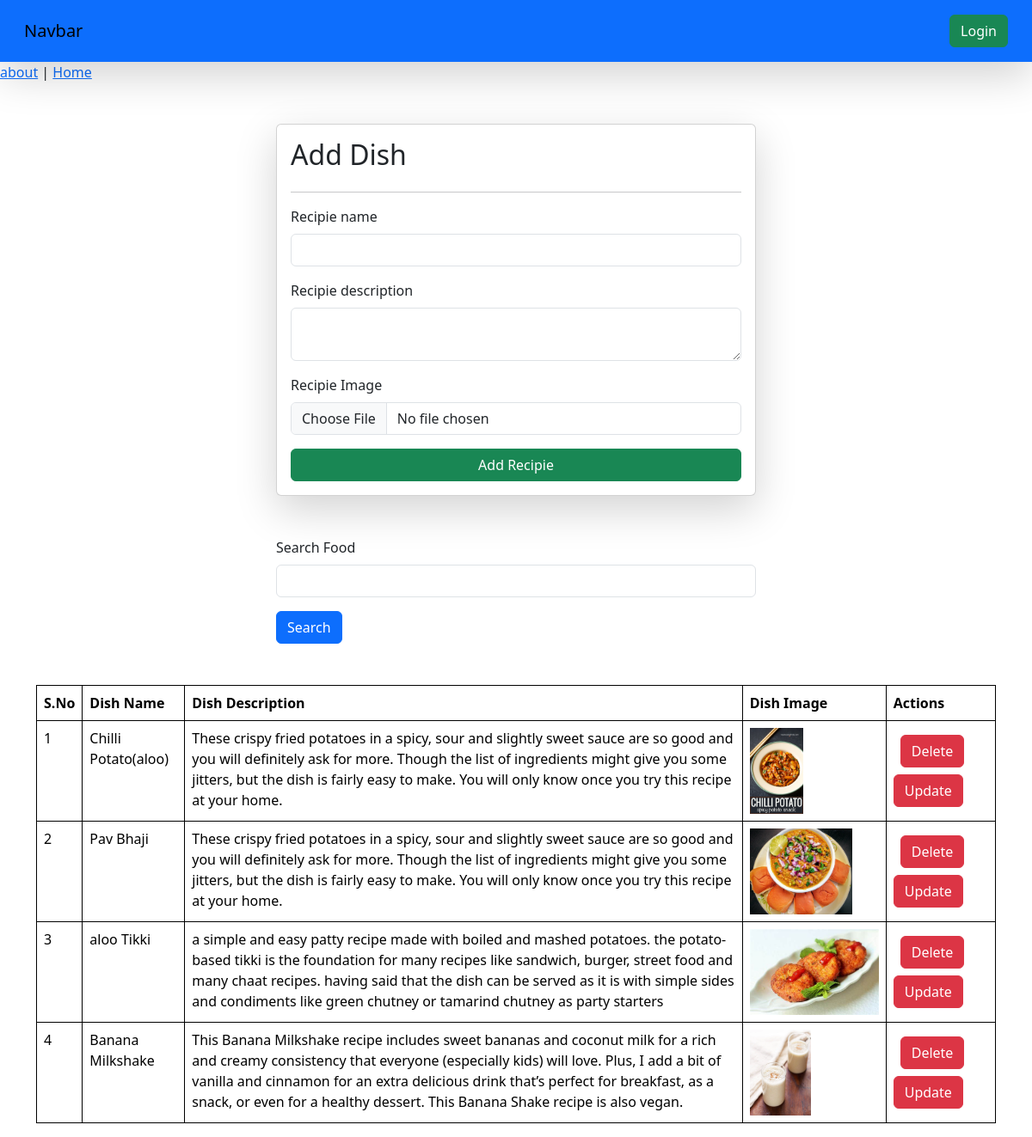
Screenshot of /dishes/ with the database file from the repository.
### dishes/models.py (models this page shows, shortened)
class Dishes(models.Model):
    dish_name=models.CharField(max_length=100)
    dish_desc=models.TextField()
    dish_image=models.ImageField(upload_to='recipie')

### dishes/views.py (the view)
# urls.py: path('',recipie , name="recipie"),
def recipie(request):
    if request.method=='POST' :
        dish_image=request.FILES.get('dish_image')
        dish_name=request.POST.get('dish_name')
        dish_desc=request.POST.get('dish_desc')
        Dishes.objects.create(dish_name=dish_name,dish_desc=dish_desc,dish_image=dish_image)
        return redirect('/dishes/')
    Queryset=Dishes.objects.all()
    if request.GET.get('Search'):
        Queryset=Queryset.filter(dish_name__icontains=request.GET.get('Search'))
    return render(request,'recipies.html',context={'dish':Queryset})

### dishes/templates/recipies.html (shortened to what this page needs)
{% extends "base.html" %}
{% block start %}
<a href="/about/">about</a> |
<a href=" /">Home</a>
<div class="container mt-5">
<form class="col-6 mx-auto card p-3 shadow-lg" method="POST" enctype="multipart/form-data">
  <h2> Add Dish</h2>
  <hr>
    <div class="mb-3">
      <label for="exampleInputEmail1" class="form-label">Recipie name</label>
      <input type="text" class="form-control"  name="dish_name" required type="text">
    </div>
    <div class="mb-3">
      <label for="exampleInputPassword1" class="form-label">Recipie description</label>
      <textarea class="form-control"  name="dish_desc" required></textarea>
    </div>
    <div class="mb-3" >
      <label for="exampleInputPassword1" class="form-label">Recipie Image</label>
      <input type="file" class="form-control" name="dish_image">
    </div>
    <button type="submit" class="btn btn-success">Add Recipie</button>
  </form>
  <div class="mt-5">
    <div class="mx-auto col-6">
      <form>
      <div class="mb-3">
      <label for="exampleInputEmail1" class="form-label">Search Food</label>
      <input type="text" class="form-control"  name="Search">
    </div>
    <button type="submit" class="btn btn-primary">Search</button>
  </form>
  </div>
</div>
  {% if dish %}
  <table class="table mt-5">
    <thead>
      <tr>
        <th scope="col">S.No</th>
        <th scope="col">Dish Name</th>
        <th scope="col">Dish Description</th>
        <th scope="col">Dish Image</th>
        <th scope="col">Actions</th>
      </tr>
    </thead>
    <tbody>
      {%for dishes in dish%}
      <tr>
        <td scope="row">{{ forloop.counter}}</td>
        <td>{{dishes.dish_name}}</td>
        <td>{{dishes.dish_desc}}</td>
        <td><img src='/media/{{dishes.dish_image}}' style="height: 100px"></td>
        <td><a href="{% url 'Delete_dish' dishes.id %}" class="btn btn-danger m-2">Delete</a>
            <a href="{% url 'update_dish' dishes.id %}" class="btn btn-danger">Update</a></td>
      </tr>
      {% endfor %}
    </tbody>
  </table>
 {% endif %}
</div>
{% endblock %}

### home/templates/base.html (shortened to what this page needs)
<!DOCTYPE html>
<html>
<head>
    <link href="https://cdn.jsdelivr.net/npm/bootstrap@5.3.3/dist/css/bootstrap.min.css" rel="stylesheet">
</head>
<body>
    <nav class="navbar dark p-3 bg-primary shadow-lg">
        <div class="container-fluid">
            <a class="navbar-brand">Navbar</a>
          <form class="d-flex" role="search">
            {% if request.user.is_authenticated %}
                <a href="/logout/" class="btn btn-success" type="submit">Logout</a>
            {% else %}
                <a href="/login/" class="btn btn-success" type="submit">Login</a>
            {% endif %}
          </form>
        </div>
      </nav>
 {% block start %}
 {% endblock %}
</body>
</html>

### home/templates/base.html (style rules this page uses)
table ,td,th { border:1px solid black; }
td,th { color:blue; }

### rows the page displays
Dishes: dish_name "Chilli Potato(aloo)", dish_desc "These crispy fried potatoes in a spicy, sour and slightly sweet sauce are so good and you will definitely ask for more. Though the list of ingredients might give you some jitters, but the dish is fairly easy to make. You will only know once you try this recipe at your home.", dish_image (picture)
Dishes: dish_name "Pav Bhaji", dish_desc "These crispy fried potatoes in a spicy, sour and slightly sweet sauce are so good and you will definitely ask for more. Though the list of ingredients might give you some jitters, but the dish is fairly easy to make. You will only know once you try this recipe at your home.", dish_image (picture)
Dishes: dish_name "aloo Tikki", dish_desc "a simple and easy patty recipe made with boiled and mashed potatoes. the potato-based tikki is the foundation for many recipes like sandwich, burger, street food and many chaat recipes. having said that the dish can be served as it is with simple sides and condiments like green chutney or tamarind chutney as party starters", dish_image (picture)
Dishes: dish_name "Banana Milkshake", dish_desc "This Banana Milkshake recipe includes sweet bananas and coconut milk for a rich and creamy consistency that everyone (especially kids) will love. Plus, I add a bit of vanilla and cinnamon for an extra delicious drink that’s perfect for breakfast, as a snack, or even for a healthy dessert. This Banana Shake recipe is also vegan.", dish_image (picture)
